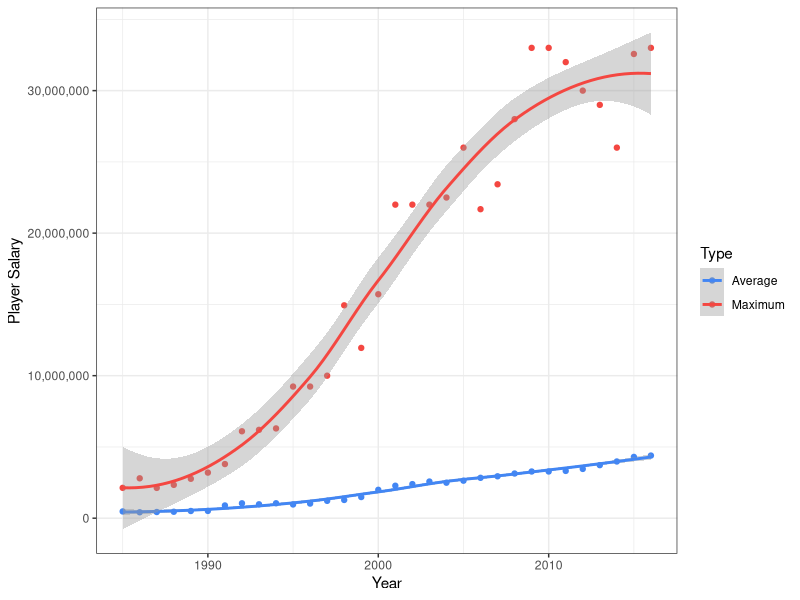
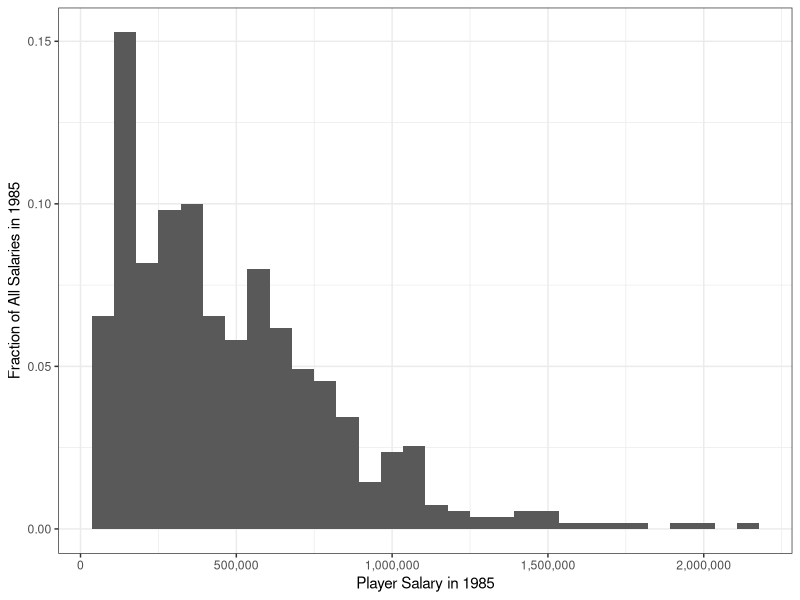
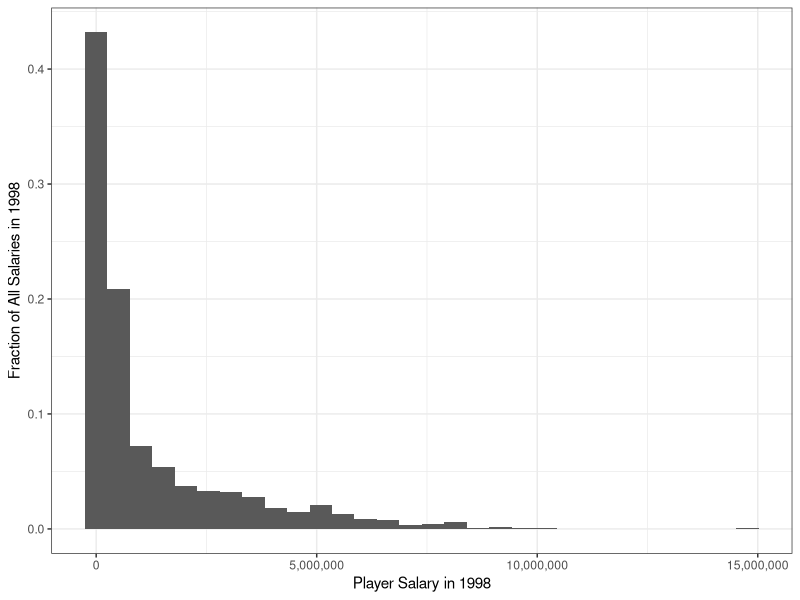
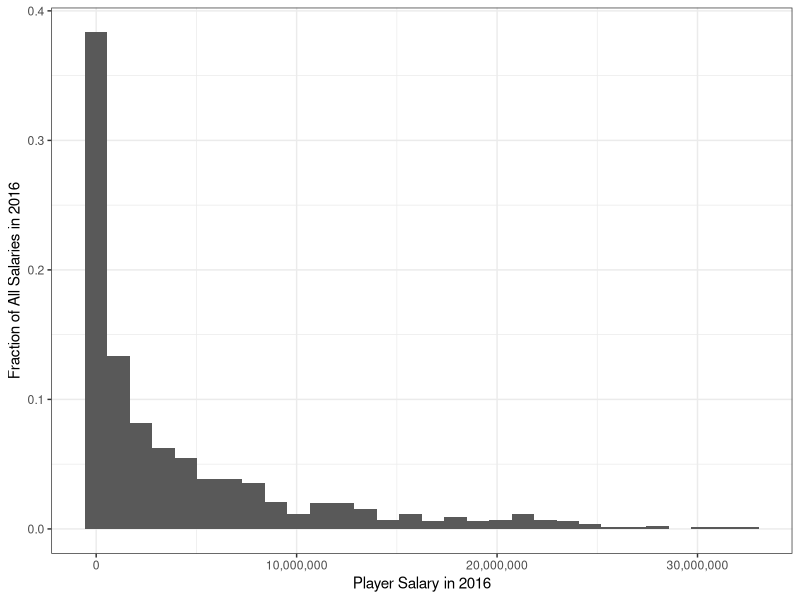
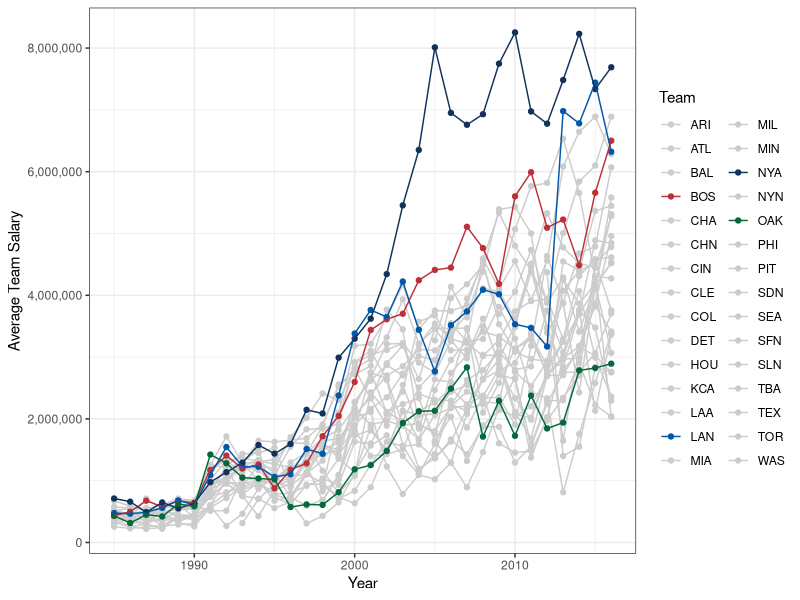
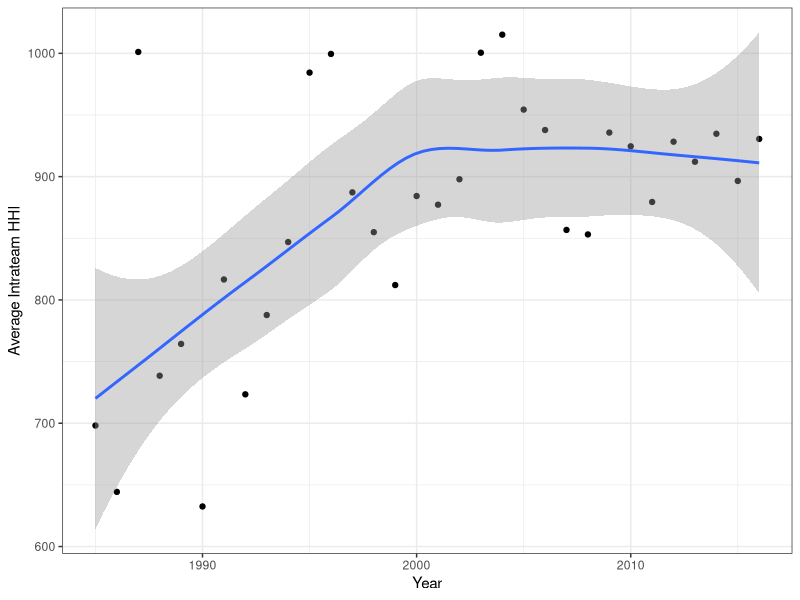
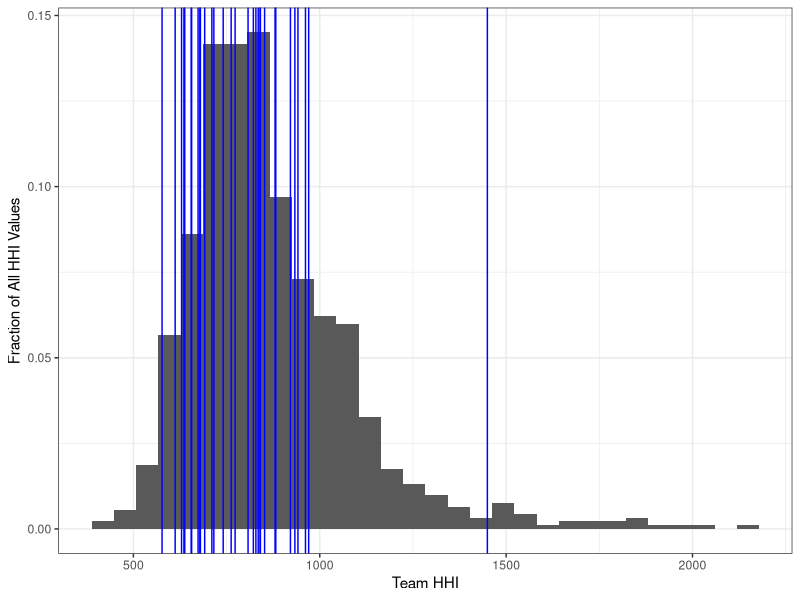
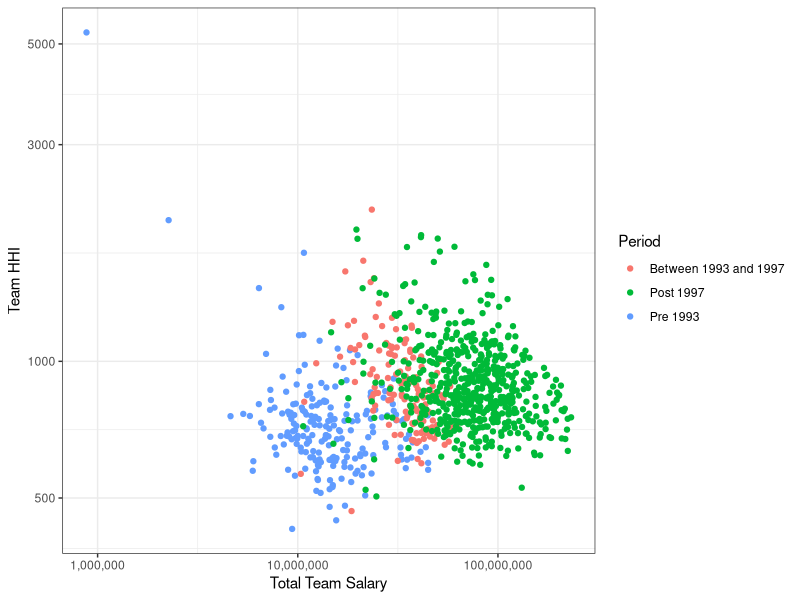

R code for these plots, in order:
## ---- chunk 1
library(here)
library(scales)
library(tidyverse)

theme_set(theme_bw())

knitr::opts_chunk$set(echo = TRUE)
## ---- chunk 2
teams <- read_csv(here('teams.csv'))
salaries <- read_csv(here('salaries.csv'))
## ---- chunk 3
teams$WSWin <- as.logical(teams$WSWin == 'Y')
teams <- teams %>%
  filter(1985 <= yearID & yearID <= 2016) %>%
  mutate(winPercentage = W / (W + L) * 1000)

salaries <- salaries %>%
  filter(1985 <= yearID & yearID <= 2016) %>%
  mutate(salaryMil = salary / 1000000)
## ---- chunk 4
teams <- teams %>%
  inner_join(salaries) %>%
  group_by(yearID, teamID, G, W, L, WSWin, winPercentage) %>%
  summarize(totalSalaryMil = sum(salaryMil))
## ---- chunk 5
salaries <- salaries %>% 
  inner_join(teams) %>%
  mutate(salaryShare = salaryMil / totalSalaryMil * 100) %>%
  mutate(salaryShareSquared = salaryShare ^ 2) %>%
  select(yearID, teamID, playerID, salary, salaryShare, salaryShareSquared)
## ---- chunk 6
teams <- teams %>%
  inner_join(salaries) %>%
  group_by(yearID, teamID, G, W, L, winPercentage, WSWin, totalSalaryMil) %>%
  summarize(HHI = sum(salaryShareSquared))
## ---- chunk 7
teams_old <- teams %>%
  filter(1985 <= yearID & yearID <= 1998) %>%
  mutate(normalizedYear = yearID - 1985)

salaries_old <- salaries %>%
  filter(1985 <= yearID & yearID <= 1998)
## ---- chunk 8
summary(teams_old$winPercentage)
summary(teams_old$totalSalaryMil)
summary(teams_old$HHI)
## ---- chunk 9
linear_fixed_old <- lm(formula = winPercentage ~ totalSalaryMil + HHI +
                                                 normalizedYear + teamID + 0,
                       data = teams_old)
summary(linear_fixed_old)$coefficients
## ---- chunk 10
linear_random_old <- lm(formula = winPercentage ~ totalSalaryMil + HHI + normalizedYear,
                        data = teams_old)
summary(linear_random_old)$coefficients
## ---- chunk 11
log_log_fixed_old <- lm(formula = log(winPercentage) ~ log(totalSalaryMil) + log(HHI) +
                                                       normalizedYear + teamID + 0,
                        data = teams_old)
summary(log_log_fixed_old)$coefficients
## ---- chunk 12
log_log_random_old <- lm(formula = log(winPercentage) ~ log(totalSalaryMil) + log(HHI) +
                                                        normalizedYear,
                         data = teams_old)
summary(log_log_random_old)$coefficients
## ---- chunk 13
salary_vs_time <- salaries %>%
  group_by(yearID) %>%
  summarize(avg = mean(salary), max = max(salary))

ggplot(data = salary_vs_time) +
  geom_point(aes(x = yearID, y = avg, color = 'Average')) +
  geom_smooth(aes(x = yearID, y = avg, color = 'Average')) + 
  geom_point(aes(x = yearID, y = max, color = 'Maximum')) + 
  geom_smooth(aes(x = yearID, y = max, color = 'Maximum')) +
  scale_color_manual(values = c('#4286f4', '#f44741')) +
  scale_y_continuous(labels = comma) + 
  labs(color = 'Type') +
  xlab('Year') +
  ylab('Player Salary')
## ---- chunk 14
salaries_1985 <- filter(salaries, yearID == 1985)
salaries_1998 <- filter(salaries, yearID == 1998)
salaries_2016 <- filter(salaries, yearID == 2016)

ggplot(data = salaries_1985) +
  geom_histogram(aes(x = salary, y = (..count..) / sum(..count..))) +
  scale_x_continuous(labels = comma) + 
  xlab('Player Salary in 1985') +
  ylab('Fraction of All Salaries in 1985')

ggplot(data = salaries_1998) +
  geom_histogram(aes(x = salary, y = (..count..) / sum(..count..))) +
  scale_x_continuous(labels = comma) + 
  xlab('Player Salary in 1998') +
  ylab('Fraction of All Salaries in 1998')

ggplot(data = salaries_2016) +
  geom_histogram(aes(x = salary, y = (..count..) / sum(..count..))) +
  scale_x_continuous(labels = comma) + 
  xlab('Player Salary in 2016') +
  ylab('Fraction of All Salaries in 2016')
## ---- chunk 15
current_teamIDs <- c('ARI', 'ATL', 'BAL', 'BOS', 'CHA', 'CHN', 'CIN', 'CLE', 'COL', 'DET',
                     'HOU', 'KCA', 'LAA', 'LAN', 'MIA', 'MIL', 'MIN', 'NYA', 'NYN', 'OAK',
                     'PHI', 'PIT', 'SDN', 'SEA', 'SFN', 'SLN', 'TBA', 'TEX', 'TOR', 'WAS')
team_colors <- c('#cccccc', '#cccccc', '#cccccc', '#BD3039', '#cccccc',
                 '#cccccc', '#cccccc', '#cccccc', '#cccccc', '#cccccc',
                 '#cccccc', '#cccccc', '#cccccc', '#0157a8', '#cccccc',
                 '#cccccc', '#cccccc', '#11325b', '#cccccc', '#04683b',
                 '#cccccc', '#cccccc', '#cccccc', '#cccccc', '#cccccc',
                 '#cccccc', '#cccccc', '#cccccc', '#cccccc', '#cccccc')
colored_teamIDs <- c('BOS', 'LAN', 'NYA', 'OAK')

team_salary_vs_time <- salaries %>%
  filter(teamID %in% current_teamIDs) %>%
  group_by(yearID, teamID) %>%
  summarize(avg = mean(salary)) %>%
  mutate(flag = teamID %in% colored_teamIDs)

underlay_data <- filter(team_salary_vs_time, !flag)
overlay_data <- filter(team_salary_vs_time, flag)

ggplot() +
  geom_point(data = underlay_data, aes(x = yearID, y = avg, color = teamID)) +
  geom_line(data = underlay_data, aes(x = yearID, y = avg, color = teamID)) +
  geom_point(data = overlay_data, aes(x = yearID, y = avg, color = teamID)) +
  geom_line(data = overlay_data, aes(x = yearID, y = avg, color = teamID)) +
  scale_y_continuous(labels = comma) + 
  scale_color_manual(values = team_colors) +
  labs(color = 'Team') +
  xlab('Year') +
  ylab('Average Team Salary')
## ---- chunk 16
hhi_vs_time <- teams %>%
  group_by(yearID) %>%
  summarize(avg = mean(HHI))

ggplot(data = hhi_vs_time) +
  geom_point(aes(x = yearID, y = avg)) +
  geom_smooth(aes(x = yearID, y = avg)) + 
  xlab('Year') +
  ylab('Average Intrateam HHI')
## ---- chunk 17
ws_winners <- filter(teams, WSWin)

ggplot(data = filter(teams, mean(teams$HHI) - 5 * sd(teams$HHI) <= HHI & HHI <= mean(teams$HHI) + 5 * sd(teams$HHI))) +
  geom_histogram(aes(x = HHI, y = (..count..) / sum(..count..))) +
  geom_vline(data = ws_winners, aes(xintercept = HHI), color = 'blue') +
  xlab('Team HHI') +
  ylab('Fraction of All HHI Values')
## ---- chunk 18
year_to_period <- function(year) {
  if (year <= 1992) {
    return('Pre 1993')
  }
  else if (1993 <= year & year <= 1997) {
    return('Between 1993 and 1997')
  }
  else {
    return('Post 1997')
  }
}

hhi_vs_total_salary <- teams %>%
  mutate(period = year_to_period(yearID))

ggplot(data = hhi_vs_total_salary) +
  geom_point(aes(x = totalSalaryMil * 1000000, y = HHI, color = period)) +
  scale_x_log10(labels = comma) +
  scale_y_log10() +
  labs(color = 'Period') +
  xlab('Total Team Salary') +
  ylab('Team HHI')
## ---- chunk 19
teams_new <- teams %>%
  filter(1999 <= yearID & yearID <= 2016) %>%
  mutate(normalizedYear = yearID - 1999)

salaries_new <- salaries %>%
  filter(1999 <= yearID & yearID <= 2016)
## ---- chunk 20
linear_fixed_new <- lm(formula = winPercentage ~ totalSalaryMil + HHI +
                                                 normalizedYear + teamID + 0,
                       data = teams_new)
summary(linear_fixed_new)$coefficients
## ---- chunk 21
linear_random_new <- lm(formula = winPercentage ~ totalSalaryMil + HHI + normalizedYear,
                        data = teams_new)
summary(linear_random_new)$coefficients
## ---- chunk 22
log_log_fixed_new <- lm(formula = log(winPercentage) ~ log(totalSalaryMil) + log(HHI) +
                                                       normalizedYear + teamID + 0,
                        data = teams_new)
summary(log_log_fixed_new)$coefficients
## ---- chunk 23
log_log_random_new <- lm(formula = log(winPercentage) ~ log(totalSalaryMil) + log(HHI) +
                                                        normalizedYear,
                         data = teams_new)
summary(log_log_random_new)$coefficients
